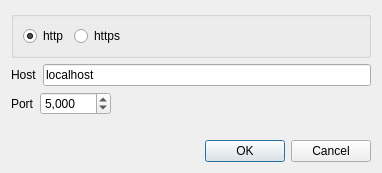
<?xml version="1.0" encoding="UTF-8"?>
<ui version="4.0">
 <class>serverDialog</class>
 <widget class="QDialog" name="serverDialog">
  <property name="geometry">
   <rect>
    <x>0</x>
    <y>0</y>
    <width>382</width>
    <height>173</height>
   </rect>
  </property>
  <property name="windowTitle">
   <string>Dialog</string>
  </property>
  <layout class="QVBoxLayout" name="verticalLayout">
   <item>
    <widget class="QGroupBox" name="serverGroupBox">
     <property name="title">
      <string/>
     </property>
     <layout class="QGridLayout" name="gridLayout">
      <item row="0" column="0">
       <widget class="QRadioButton" name="radioHttp">
        <property name="text">
         <string>http</string>
        </property>
        <property name="checked">
         <bool>true</bool>
        </property>
       </widget>
      </item>
      <item row="0" column="1">
       <widget class="QRadioButton" name="radioHttps">
        <property name="text">
         <string>https</string>
        </property>
       </widget>
      </item>
      <item row="0" column="2">
       <spacer name="horizontalSpacer_2">
        <property name="orientation">
         <enum>Qt::Horizontal</enum>
        </property>
        <property name="sizeHint" stdset="0">
         <size>
          <width>40</width>
          <height>20</height>
         </size>
        </property>
       </spacer>
      </item>
     </layout>
    </widget>
   </item>
   <item>
    <layout class="QHBoxLayout" name="serverHorizontalLayout">
     <item>
      <widget class="QLabel" name="labelServerHost">
       <property name="text">
        <string>Host</string>
       </property>
      </widget>
     </item>
     <item>
      <widget class="QLineEdit" name="ServerHostlineEdit">
       <property name="text">
        <string>localhost</string>
       </property>
      </widget>
     </item>
    </layout>
   </item>
   <item>
    <layout class="QHBoxLayout" name="horizontalLayout">
     <item>
      <widget class="QLabel" name="serverPortLabel">
       <property name="text">
        <string>Port</string>
       </property>
      </widget>
     </item>
     <item>
      <widget class="QSpinBox" name="ServerSpinBox">
       <property name="showGroupSeparator" stdset="0">
        <bool>true</bool>
       </property>
       <property name="maximum">
        <number>100000000</number>
       </property>
       <property name="value">
        <number>5000</number>
       </property>
      </widget>
     </item>
     <item>
      <spacer name="horizontalSpacer">
       <property name="orientation">
        <enum>Qt::Horizontal</enum>
       </property>
       <property name="sizeHint" stdset="0">
        <size>
         <width>40</width>
         <height>20</height>
        </size>
       </property>
      </spacer>
     </item>
    </layout>
   </item>
   <item>
    <spacer name="verticalSpacer">
     <property name="orientation">
      <enum>Qt::Vertical</enum>
     </property>
     <property name="sizeType">
      <enum>QSizePolicy::MinimumExpanding</enum>
     </property>
     <property name="sizeHint" stdset="0">
      <size>
       <width>20</width>
       <height>1</height>
      </size>
     </property>
    </spacer>
   </item>
   <item>
    <widget class="QDialogButtonBox" name="serverButtonBox">
     <property name="orientation">
      <enum>Qt::Horizontal</enum>
     </property>
     <property name="standardButtons">
      <set>QDialogButtonBox::Cancel|QDialogButtonBox::Ok</set>
     </property>
    </widget>
   </item>
  </layout>
 </widget>
 <resources/>
 <connections>
  <connection>
   <sender>serverButtonBox</sender>
   <signal>accepted()</signal>
   <receiver>serverDialog</receiver>
   <slot>accept()</slot>
   <hints>
    <hint type="sourcelabel">
     <x>248</x>
     <y>254</y>
    </hint>
    <hint type="destinationlabel">
     <x>157</x>
     <y>274</y>
    </hint>
   </hints>
  </connection>
  <connection>
   <sender>serverButtonBox</sender>
   <signal>rejected()</signal>
   <receiver>serverDialog</receiver>
   <slot>reject()</slot>
   <hints>
    <hint type="sourcelabel">
     <x>316</x>
     <y>260</y>
    </hint>
    <hint type="destinationlabel">
     <x>286</x>
     <y>274</y>
    </hint>
   </hints>
  </connection>
 </connections>
</ui>
